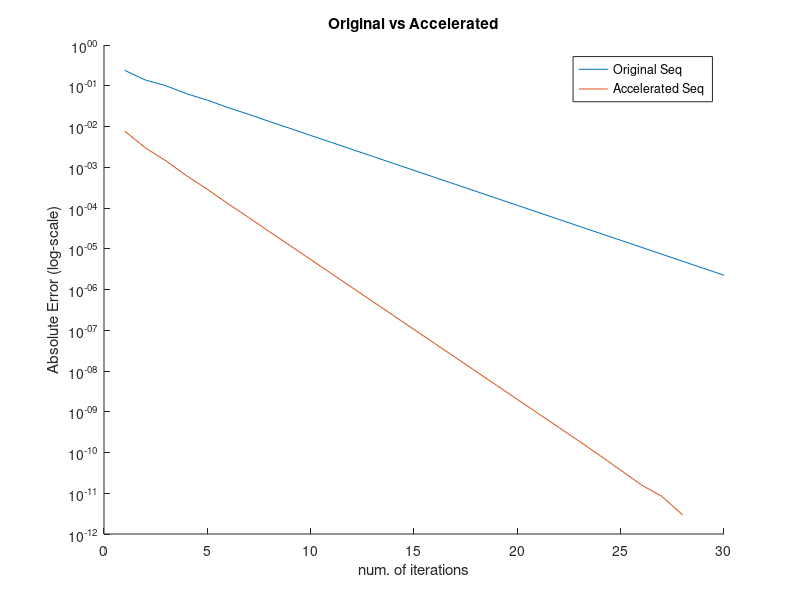

Here is the MATLAB script that generated this plot:
%% Aitken's method
g = @(x) cos(x);

% find the fixed point
fp = 0.5;
for i = 1:100
    fp = g(fp);
end

% Generate a sequence
N = 30;
p = zeros(N,1);
p(1) = 0.5; % initial
for i = 2:N
    p(i) = g(p(i-1));
end

% Aitken's acceleration method
numerator = p(3:end).*p(1:end-2) - p(2:end-1).^2;
denominator = p(3:end) - 2*p(2:end-1) + p(1:end-2);
p_acc = numerator./denominator;

% Plot
figure(); hold on;
plot(abs(p-fp));
plot(abs(p_acc-fp));
legend('Original Seq', 'Accelerated Seq');
set(gca, 'YScale', 'Log');
title('Original vs Accelerated');
xlabel('num. of iterations')
ylabel('Absolute Error (log-scale)')